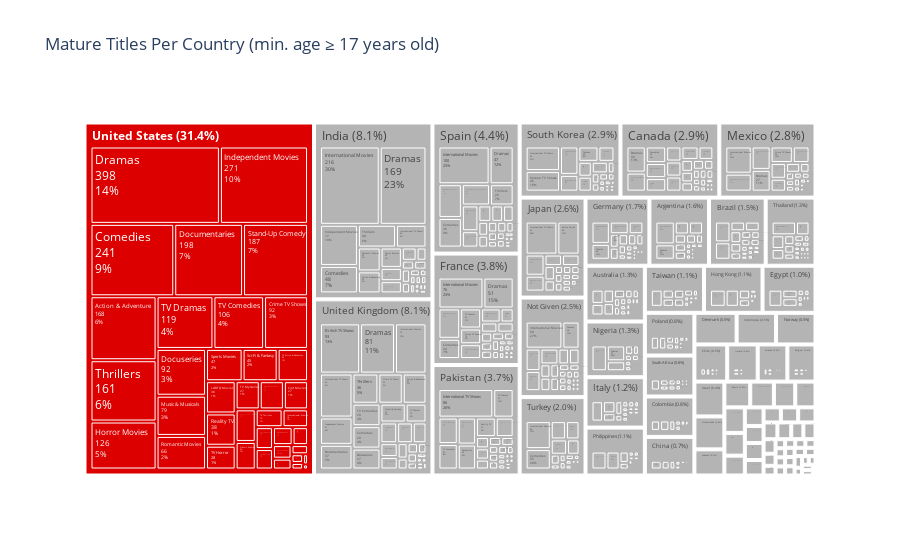

Notebook code cell kept with this figure:
### Markdown cell above
### TODO: 4.1 Story
- Faden überlegen, wie Chart1 (ist effektiv ein Shift passiert? Ja) -> Chart4 (Einfluss pro Land auf Netflix) verknüpft werden kann
- USA hat Netflix contentmässig auf jeden Fall sehr stark beeinflusst im Bereich Mature-Content.
- Hypothese1: Gibt es in USA Ängste von Klagen je nach COntent oder sind USA einfach generell prüder?

### Code cell
import plotly.express as px

# Datensatz filtern
min_age = 17
df_mature = df_netflix.query('rating_age >= @min_age')
df_mature_exp = df_mature.explode('genres_list')

# Nur gültige Einträge
df_mature_exp = df_mature_exp.dropna(subset=["country", "genres_list"])

# Top-Land bestimmen
country_counts = df_mature_exp['country'].value_counts()
top_country = country_counts.index[0]
total_titles = country_counts.sum()

# Anteil berechnen
country_percent = (country_counts / total_titles * 100).round(1)

# Optional: neues Label mit Anteil erstellen
df_mature_exp['country_label'] = df_mature_exp['country'].apply(
    lambda c: f"{c} ({country_percent[c]}%)" if c in country_percent else c
)

# Farbdict erstellen
color_map = {c: "rgb(220,0,0)" if c == top_country else "rgb(180,180,180)"
             for c in df_mature_exp["country"].unique()}

fig = px.treemap(
    df_mature_exp,
    path=["country_label", "genres_list"],
    color="country",
    color_discrete_map=color_map,
    title=f"Mature Titles Per Country (min. age > {min_age} years old)"
)

# Top-Country fett darstellen
fig.update_traces(
    texttemplate="%{label}",  # Label bleibt gleich
    selector=dict(type='treemap')
)

# Labels fett für das Top-Country
# Dazu kann man in df_mature_exp ein spezielles HTML-Tag verwenden
df_mature_exp['country_label_html'] = df_mature_exp['country_label'].apply(
    lambda x: f"<b>{x}</b>" if top_country in x else x
)

fig = px.treemap(
    df_mature_exp,
    path=["country_label_html", "genres_list"],
    color="country",
    color_discrete_map=color_map,
    title=f"Mature Titles Per Country (min. age ≥ {min_age} years old)"
)

fig.update_traces(
    textinfo="label+value+percent parent",
)

fig.show()

### Figure 1 — Plotly figure (JSON) as saved in the notebook; plotly's stock layout.template omitted (floating-point values rounded to 4 significant figures; data arrays with more than 128 entries replaced by an {"elided": "..."} marker saying what was removed)
{"data": [{"branchvalues": "total", "customdata": {"elided": "978x1 str values"}, "domain": {"x": [0, 1], "y": [0, 1]}, "hovertemplate": "labels=%{label}<br>count=%{value}<br>parent=%{parent}<br>id=%{id}<br>country=%{customdata[0]}<extra></extra>", "ids": {"elided": "978 str values"}, "labels": {"elided": "978 str values"}, "marker": {"colors": {"elided": "978 str values"}}, "name": "", "parents": {"elided": "978 str values"}, "textinfo": "label+value+percent parent", "type": "treemap", "values": {"elided": "978 int values"}}], "layout": {"legend": {"tracegroupgap": 0}, "title": {"text": "Mature Titles Per Country (min. age ≥ 17 years old)"}}}
